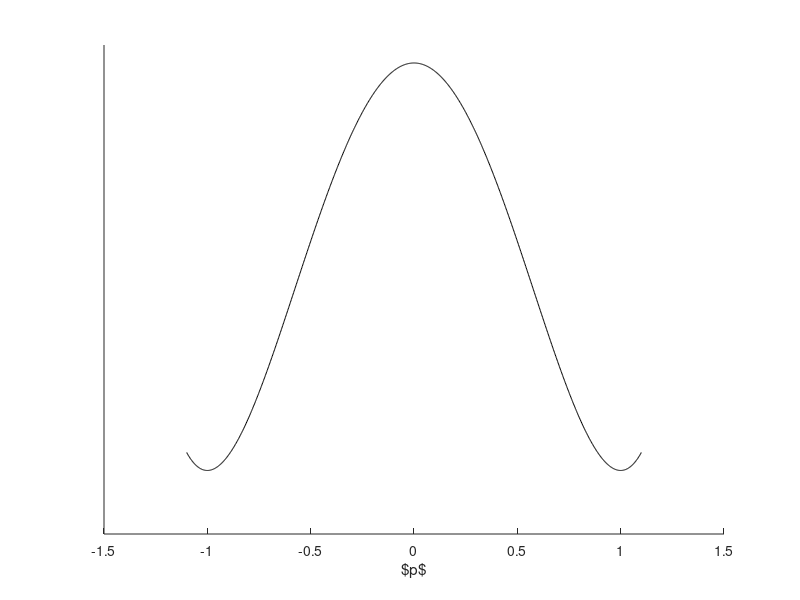

This figure's MATLAB source: (Note: this script raises an error after producing the figure.)
function [h, vals, ps, ts] = draw_landscape(grad, pRange, tRange)
%% DRAW_LANDSCAPE(grad, pRange, tRange) will plot an energy landscape
%% corresponding to the gradient/slope function grad(p,t), where p is the
%% state and t is the time. pRange, tRange are ranges of p and t to draw the
%% landscape. Specifying either one as scalar will result in a line plot; a
%% surface plot is constructed if both have two elements. 
%%
%% Outputs: plot-object handle;
%%          vector/matrix of computed landscape values;
%%          scalar/vector of states sampled;
%%          scalar/vector of times sampled.
    
    if nargin < 1
        % Default gradient function, of state p and time t.
        grad = @(p,t) (1-p.^2).*p + t;
    end

    if nargin < 2
        % Default range of state to draw.
        pRange = [-1.1,1.1];
    end

    if nargin < 3
        % Default range of time.
        tRange = 0;
    end

    % Prepare the grid (potentially 1D) for plotting.
    ps = linspace(pRange(1),pRange(end),1e3);
    ts = linspace(tRange(1),tRange(end),1e3);
    ps = unique(ps);
    ts = unique(ts);

    [pM,tM] = meshgrid(ps,ts);

    % Integrate the negative gradient in p.
    vals = cumtrapz(ps, -grad(pM,tM), 2);

    % Check if the plot was already being held.
    origHold = get(gca,'NextPlot');
    hold on
    if length(ts) == 1
        % Plot as a function of p if only one time is specified.
        h = plot(ps, vals, 'Color', 'black');
        xlabel('$p$')
        set(gca,'YTick',[])

        % Form an interpolant to easily plot the steady states.
        landscapeFun = griddedInterpolant(ps, vals);
        gradFun = @(x) grad(x, ts(1));
        stst = find_roots(gradFun, pRange);
        stability = is_stable(stst, gradFun);
        scatter(stst(stability),landscapeFun(stst(stability)), 100, 'LineWidth', 2, 'MarkerFaceColor', 'black', 'MarkerEdgeColor', 'black')
        scatter(stst(~stability),landscapeFun(stst(~stability)), 100, 'LineWidth', 2, 'MarkerFaceColor', 'none', 'MarkerEdgeColor', 'black')

    elseif length(ps) == 1
        % Plot as a function of t if only one state is specified.
        h = plot(ts, vals, 'Color', 'black');
        xlabel('$t$')
        set(gca,'YTick',[])

        % Form an interpolant to easily plot the steady states.
        landscapeFun = griddedInterpolant(ts, vals);
        gradFun = @(x) grad(ps(1), x);
        stst = find_roots(gradFun, tRange);
        stability = is_stable(stst, gradFun);
        scatter(stst(stability),landscapeFun(stst(stability)), 100, 'LineWidth', 2, 'MarkerFaceColor', 'black', 'MarkerEdgeColor', 'black')
        scatter(stst(~stability),landscapeFun(stst(~stability)), 100, 'LineWidth', 2, 'MarkerFaceColor', 'none', 'MarkerEdgeColor', 'black')

    else
        % Otherwise, construct a surface.
        h = surf(ps, ts, vals, 'LineStyle', 'none');
        % Plot slices of the landscape 10 sampled t in the range.
        for i = round(1:(length(ts)-1)/10:length(ts))
            plot3(ps, ts(i)*ones(size(ps)), vals(i,:), 'Color', 'black')
        end

        % Form an interpolant object for the landscape.
        landscapeFun = griddedInterpolant(pM', tM', vals');

        % Plot the approximate location of roots.
        [M, c] = contour(pM, tM, grad(pM, tM), [0,0]);
        delete(c);
        draw_contours_on_surface(M, grad, landscapeFun);

        xlabel('$p$')
        ylabel('$t$')
        set(gca,'ZTick',[])
    end
    % Restore the old hold value.
    set(gca,'NextPlot', origHold);
end
